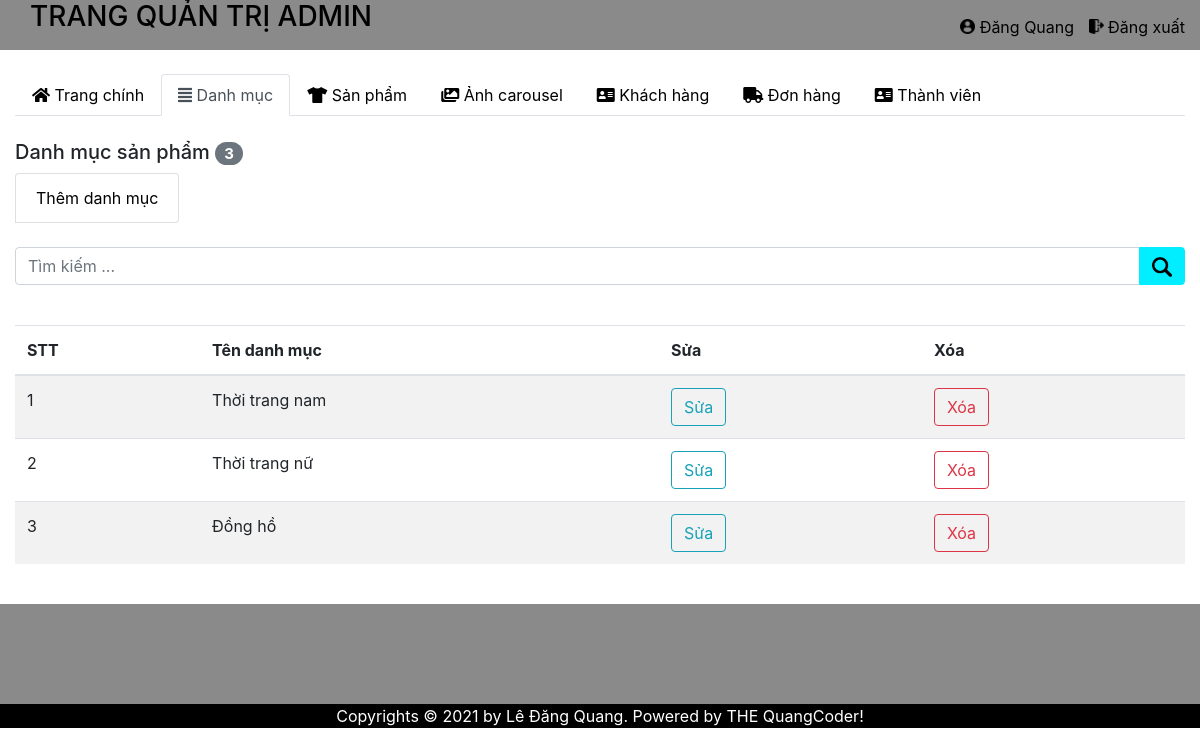
The app's page /admin/category.php (signed in) with its own data.
### tables this page shows
CREATE TABLE `danhmuc` (
  `id_danhmuc` int(11) NOT NULL,
  `ten_danhmuc` varchar(255) NOT NULL
);

### admin/category.php (the view)
<?php
include 'header.php';
$keyword = isset($_GET['keyword']) ? $_GET['keyword'] : '';
$danhmuc = mysqli_query($conn, "SELECT * FROM danhmuc WHERE ten_danhmuc LIKE '%$keyword%' ");
$danh_muc = mysqli_query($conn,"SELECT * FROM danhmuc");
?>
    <ul class="nav nav-tabs">
  <li class="nav-item">
    <a class="nav-link" href="index.php"><i class="fas fa-home"></i> Trang chính</a>
  </li>  <li class="nav-item">
    <a class="nav-link active" href="category.php"><i class="fas fa-align-justify"></i> Danh mục</a>
  </li>
  <li class="nav-item">
    <a class="nav-link" href="product.php"><i class="fas fa-tshirt"></i> Sản phẩm</a>
  </li>
  <li class="nav-item">
    <a class="nav-link" href="carousel.php"><i class="fas fa-images"></i> Ảnh carousel</a>
  </li>
  <li class="nav-item">
    <a class="nav-link" href="users.php"><i class="fas fa-address-card"></i> Khách hàng</a>
  </li>
  <li class="nav-item">
    <a class="nav-link" href="donhang.php"><i class="fas fa-truck"></i> Đơn hàng</a>
  </li>
  <li class="nav-item">
    <a class="nav-link" href="member.php"><i class="fas fa-address-card"></i> Thành viên</a>
  </li>
</ul>
<br>
<h5>Danh mục sản phẩm <span class="badge badge-secondary badge-pill"><?= mysqli_num_rows($danh_muc) ?></span></h5>
<ul class="list-group list-group-horizontal">
  <li class="list-group-item"><a href="add_category.php">Thêm danh mục</a></li>
</ul>
<br>
<form action="" method="GET" role="form">
  <div class="input-group mb-3 mt50">
    <input type="text" class="form-control" placeholder="Tìm kiếm ... " name="keyword">
    <div class="input-group-append">
      <button class="btn btn-secondary" type="submit"><img src="../images/icon/search.png" style="width: 20px;" alt=""></button>
    </div>
  </div>
</form>
<br>
<table class="table table-striped">
  <thead>
    <tr>
      <th>STT</th>
      <th>Tên danh mục</th>
      <th>Sửa</th>
      <th>Xóa</th>
    </tr>
  </thead>
  <tbody>
    <?php
    foreach ($danhmuc as $key => $value) { ?>
      <tr>
        <td><?= ++$key ?></td>
        <td><?= $value['ten_danhmuc'] ?></td>
        <td><a class="btn btn-outline-info" href="edit_category.php?id=<?= $value['id_danhmuc'] ?>">Sửa</a>
        </td>
        <td>
          <a onclick="return confirm('Bạn có có chắc chắn muốn xóa: <?= $value['ten_danhmuc'] ?> không');" class="btn btn-outline-danger" href="del_category.php?id=<?= $value['id_danhmuc'] ?>">Xóa</a>
        </td>
      </tr>
    <?php }
    ?>
  </tbody>
</table>
<?php
include 'footer.php';
?>

### css/style-admin.css (style rules this page uses)
* { margin: 0; padding: 0; }
a { color: black; }

### records on screen
danhmuc: ten_danhmuc "Thời trang nam"
danhmuc: ten_danhmuc "Thời trang nữ"
danhmuc: ten_danhmuc "Đồng hồ"

### other values on screen
$admin['name'] "Đăng Quang"
mysqli_num_rows($danh_muc) "3"
